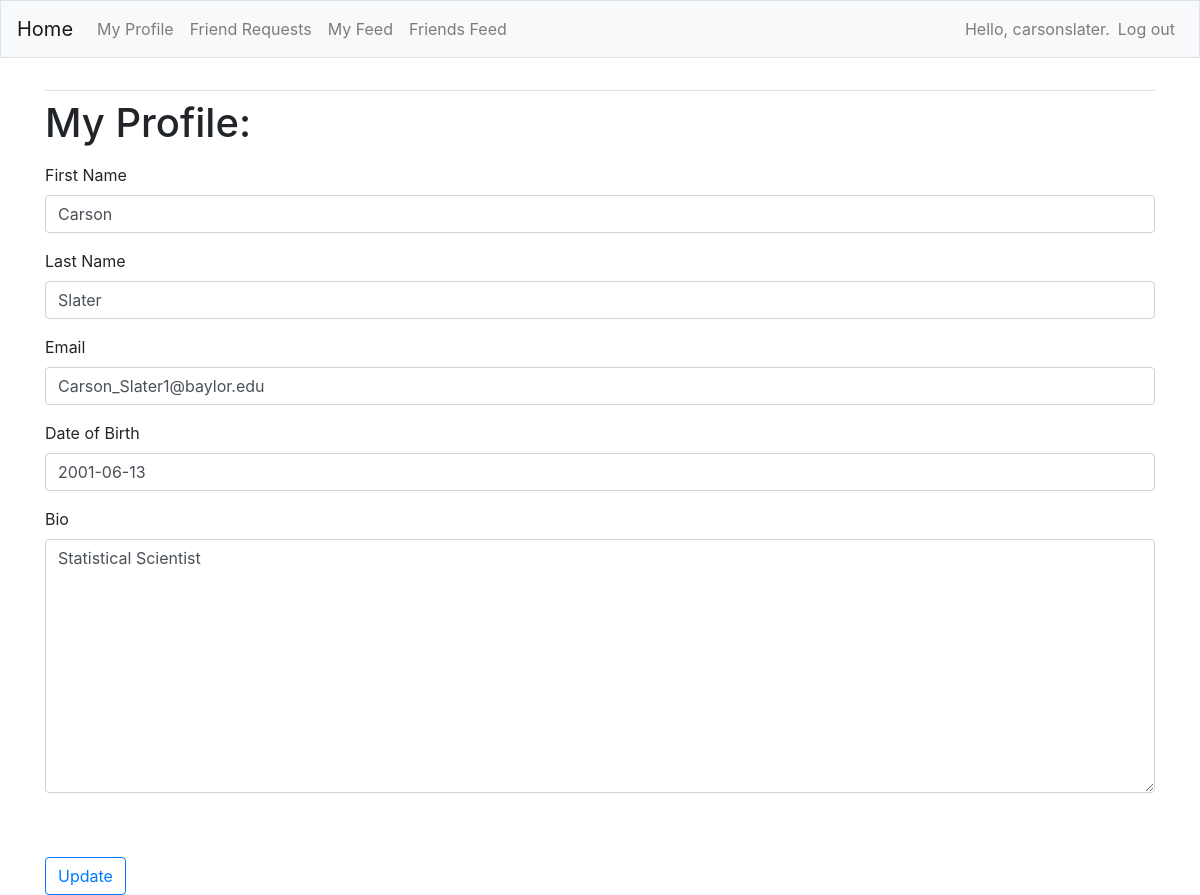
/profile/ (signed in), run on the app's committed database.
### FeedApp/models.py (models this page shows, shortened)
class Profile(models.Model):
    first_name = models.CharField(max_length=200, blank=True)
    last_name = models.CharField(max_length=200, blank=True)
    email = models.EmailField(max_length=300, blank=True)
    dob = models.DateField(null=True, blank=True)
    bio = models.TextField(blank=True)
    user = models.OneToOneField(User, on_delete=models.CASCADE)
    friends = models.ManyToManyField(User, blank=True, related_name="friends")
    created = models.DateTimeField(auto_now_add=True)
    updated = models.DateTimeField(auto_now=True)

### FeedApp/views.py (the view)
# urls.py: path('profile/', views.profile, name='profile'),
@login_required
def profile(request):
    profile = Profile.objects.filter(user=request.user)
    if not profile.exists():
        Profile.objects.create(user=request.user) # Profile is the model here
    profile = Profile.objects.get(user=request.user)
    if request.method != 'POST':
        form = ProfileForm(instance=profile) # we need a specific instance to edit
    else:
        form = ProfileForm(instance=profile, data=request.POST)
        if form.is_valid(): # Check if form data is valid.
            form.save() # Save the new data to the database.
            return redirect('FeedApp:profile') # Redirect back to the profile page.
    context = {'form': form}
    return render(request, 'FeedApp/profile.html', context)

### FeedApp/forms.py
class ProfileForm(forms.ModelForm):
    class Meta:
        model = Profile
        fields = ["first_name", "last_name", "email", "dob", "bio"]
        labels = {
            "first_name": "First Name",
            "last_name": "Last Name",
            "email": "Email",
            "dob": "Date of Birth",
            "bio": "Bio",
        }

### FeedApp/templates/FeedApp/profile.html (shortened to what this page needs)
{% extends "FeedApp/base.html" %}
{% load bootstrap4 %}
{% load crispy_forms_tags %}
{% block content %}
<h1>
    <p>My Profile:</p>
</h1>
<form action="{% url 'FeedApp:profile' %}" method="post">
    {{ form|crispy }}
    <br><br>
    <button name="submit" class="btn btn-outline-primary">Update</button>
</form>
{% endblock content %}

### FeedApp/templates/FeedApp/base.html (shortened to what this page needs)
{% load bootstrap4 %}
<!doctype html>
<html lang="en">
<head>
    {% bootstrap_css %}
</head>
<body>
    <nav class="navbar navbar-expand-md navbar-light bg-light mb-4 border">
        <a class="navbar-brand" href="{% url 'FeedApp:index'%}">
            Home</a>
        <div class="collapse navbar-collapse" id="navbarCollapse">
            <ul class="navbar-nav mr-auto">
                <li class="nav-item">
                    <a class="nav-link" href="{% url 'FeedApp:profile' %}">My Profile</a>
                </li>
                <li class="nav-item">
                    <a class="nav-link" href="{% url 'FeedApp:friends' %}">Friend Requests</a>
                </li>
                <li class="nav-item">
                    <a class="nav-link" href="{% url 'FeedApp:myfeed' %}">My Feed</a>
                </li>
                <li class="nav-item">
                    <a class="nav-link" href="{% url 'FeedApp:friendsfeed' %}">Friends Feed</a>
                </li>
            </ul>
            <ul class="navbar-nav ml-auto">
                {% if user.is_authenticated %}
                <li class="nav-item">
                    <span class="navbar-text">Hello, {{ user.username }}.</span>
                </li>
                <li class="nav-item">
                    <form method="post" action="{% url 'users:logout' %}" style="display: inline;">
                        <button type="submit" class="nav-link"
                            style="background: none; border: none; cursor: pointer;">Log out</button>
                    </form>
                </li>
                {% endif %}
            </ul>
        </div>
    </nav>
    <main role="main" class="container">
        <div class="pb-2 mb-2 border-bottom">
        </div>
        <div>
            {% block content %}{% endblock content %}
        </div>
    </main>
</body>
</html>

### data on the page
Profile: first_name "Carson", last_name "Slater", email "Carson_Slater1@baylor.edu", dob "2001-06-13", bio "Statistical Scientist"

### other printed values
{{ user.username }} "carsonslater"
